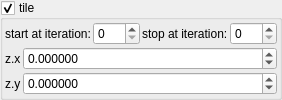
    <widget class="MyGroupBox" name="groupCheck_transf_function_enabledT_false">
     <property name="toolTip">
      <string/>
     </property>
     <property name="title">
      <string>tile&amp;</string>
     </property>
     <property name="checkable">
      <bool>true</bool>
     </property>
     <layout class="QVBoxLayout" name="verticalLayout_38" stretch="0,0">
      <property name="spacing">
       <number>2</number>
      </property>
      <property name="leftMargin">
       <number>2</number>
      </property>
      <property name="topMargin">
       <number>2</number>
      </property>
      <property name="rightMargin">
       <number>2</number>
      </property>
      <property name="bottomMargin">
       <number>2</number>
      </property>
      <item>
       <layout class="QGridLayout" name="gridLayout_71">
        <property name="spacing">
         <number>2</number>
        </property>
        <item row="1" column="3">
         <widget class="MySpinBox" name="spinboxInt_transf_stop_iterationsT_1">
          <property name="sizePolicy">
           <sizepolicy hsizetype="Minimum" vsizetype="Maximum">
            <horstretch>0</horstretch>
            <verstretch>0</verstretch>
           </sizepolicy>
          </property>
          <property name="maximum">
           <number>999</number>
          </property>
         </widget>
        </item>
        <item row="1" column="1">
         <widget class="MySpinBox" name="spinboxInt_transf_start_iterations_T">
          <property name="sizePolicy">
           <sizepolicy hsizetype="Minimum" vsizetype="Maximum">
            <horstretch>0</horstretch>
            <verstretch>0</verstretch>
           </sizepolicy>
          </property>
          <property name="maximum">
           <number>999</number>
          </property>
         </widget>
        </item>
        <item row="1" column="0">
         <widget class="QLabel" name="label_269">
          <property name="text">
           <string>start at iteration:</string>
          </property>
         </widget>
        </item>
        <item row="1" column="2">
         <widget class="QLabel" name="label_270">
          <property name="text">
           <string>stop at iteration:</string>
          </property>
         </widget>
        </item>
       </layout>
      </item>
      <item>
       <layout class="QGridLayout" name="gridLayout_22" columnstretch="0,1">
        <property name="spacing">
         <number>2</number>
        </property>
        <item row="2" column="0">
         <widget class="QLabel" name="label_58">
          <property name="text">
           <string notr="true">z.y</string>
          </property>
         </widget>
        </item>
        <item row="2" column="1">
         <widget class="MyDoubleSpinBox" name="spinbox_transf_offsetA_2">
          <property name="enabled">
           <bool>true</bool>
          </property>
          <property name="sizePolicy">
           <sizepolicy hsizetype="Minimum" vsizetype="Maximum">
            <horstretch>0</horstretch>
            <verstretch>0</verstretch>
           </sizepolicy>
          </property>
          <property name="prefix">
           <string/>
          </property>
          <property name="decimals">
           <number>6</number>
          </property>
          <property name="minimum">
           <double>-99.989999999999995</double>
          </property>
          <property name="singleStep">
           <double>0.100000000000000</double>
          </property>
         </widget>
        </item>
        <item row="1" column="0">
         <widget class="QLabel" name="label_54">
          <property name="text">
           <string notr="true">z.x</string>
          </property>
         </widget>
        </item>
        <item row="1" column="1">
         <widget class="MyDoubleSpinBox" name="spinbox_transf_offset_2">
          <property name="enabled">
           <bool>true</bool>
          </property>
          <property name="sizePolicy">
           <sizepolicy hsizetype="Minimum" vsizetype="Maximum">
            <horstretch>0</horstretch>
            <verstretch>0</verstretch>
           </sizepolicy>
          </property>
          <property name="prefix">
           <string/>
          </property>
          <property name="decimals">
           <number>6</number>
          </property>
          <property name="minimum">
           <double>-99.989999999999995</double>
          </property>
          <property name="singleStep">
           <double>0.100000000000000</double>
          </property>
         </widget>
        </item>
       </layout>
      </item>
     </layout>
    </widget>
